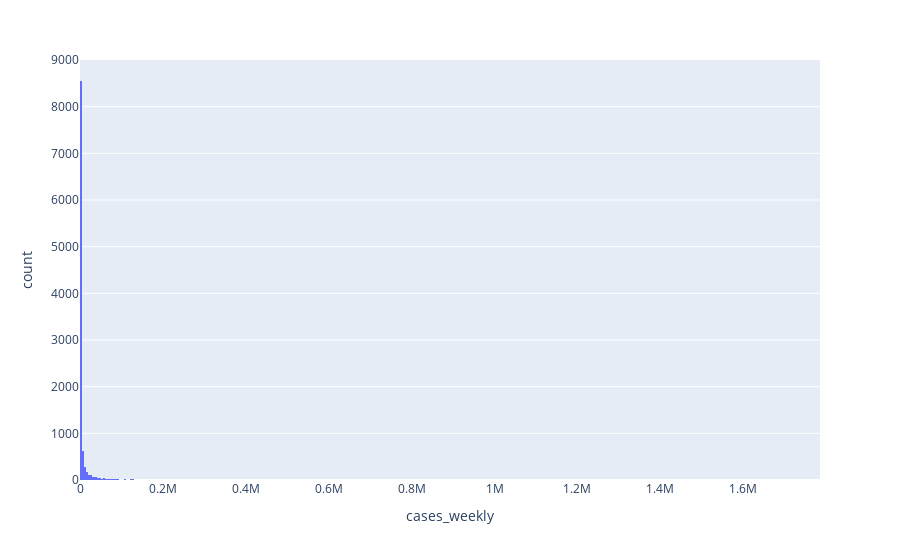
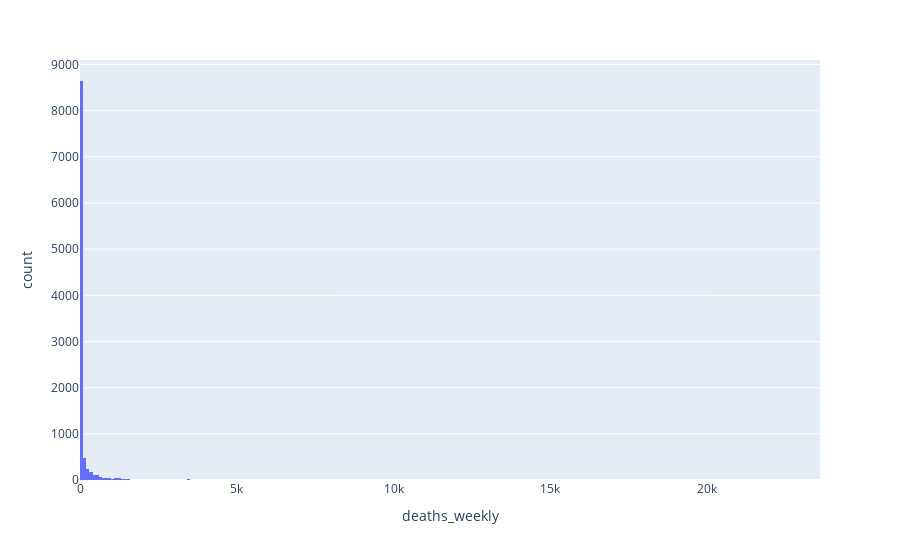
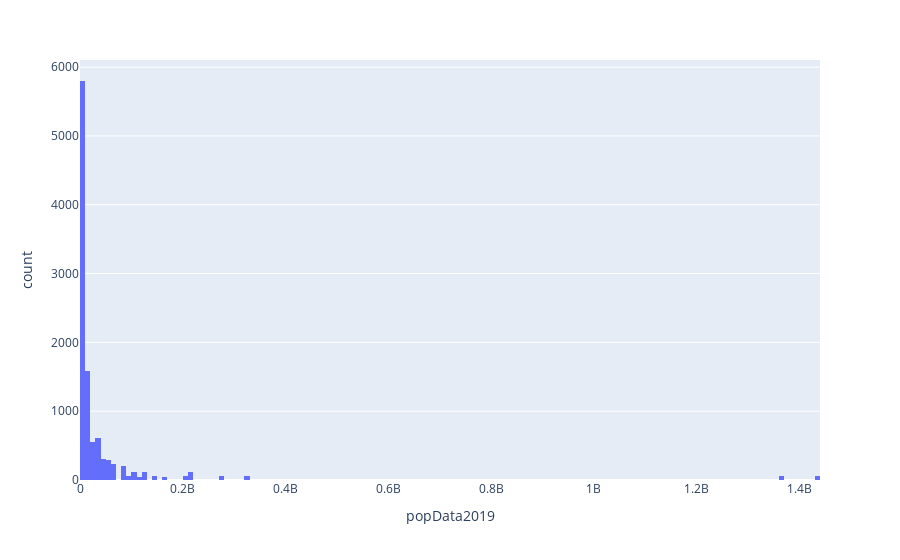

Write notebook code for charts like these, in order.
### Code cell
for variable in list(cdf.describe().columns):
    fig = px.histogram(cdf, x=variable)
    fig.show()

### Figure 1 — Plotly figure (JSON) as saved in the notebook; plotly's stock layout.template omitted (floating-point values rounded to 4 significant figures; data arrays with more than 128 entries replaced by an {"elided": "..."} marker saying what was removed)
{"data": [{"alignmentgroup": "True", "bingroup": "x", "hovertemplate": "cases_weekly=%{x}<br>count=%{y}<extra></extra>", "legendgroup": "", "marker": {"color": "#636efa"}, "name": "", "offsetgroup": "", "orientation": "v", "showlegend": false, "type": "histogram", "x": {"elided": "10423 int values"}, "xaxis": "x", "yaxis": "y"}], "layout": {"barmode": "relative", "legend": {"tracegroupgap": 0}, "margin": {"t": 60}, "xaxis": {"anchor": "y", "domain": [0, 1], "title": {"text": "cases_weekly"}}, "yaxis": {"anchor": "x", "domain": [0, 1], "title": {"text": "count"}}}}

### Figure 2 — Plotly figure (JSON) as saved in the notebook; plotly's stock layout.template omitted (floating-point values rounded to 4 significant figures; data arrays with more than 128 entries replaced by an {"elided": "..."} marker saying what was removed)
{"data": [{"alignmentgroup": "True", "bingroup": "x", "hovertemplate": "deaths_weekly=%{x}<br>count=%{y}<extra></extra>", "legendgroup": "", "marker": {"color": "#636efa"}, "name": "", "offsetgroup": "", "orientation": "v", "showlegend": false, "type": "histogram", "x": {"elided": "10423 int values"}, "xaxis": "x", "yaxis": "y"}], "layout": {"barmode": "relative", "legend": {"tracegroupgap": 0}, "margin": {"t": 60}, "xaxis": {"anchor": "y", "domain": [0, 1], "title": {"text": "deaths_weekly"}}, "yaxis": {"anchor": "x", "domain": [0, 1], "title": {"text": "count"}}}}

### Figure 3 — Plotly figure (JSON) as saved in the notebook; plotly's stock layout.template omitted (floating-point values rounded to 4 significant figures; data arrays with more than 128 entries replaced by an {"elided": "..."} marker saying what was removed)
{"data": [{"alignmentgroup": "True", "bingroup": "x", "hovertemplate": "popData2019=%{x}<br>count=%{y}<extra></extra>", "legendgroup": "", "marker": {"color": "#636efa"}, "name": "", "offsetgroup": "", "orientation": "v", "showlegend": false, "type": "histogram", "x": {"elided": "10423 int values"}, "xaxis": "x", "yaxis": "y"}], "layout": {"barmode": "relative", "legend": {"tracegroupgap": 0}, "margin": {"t": 60}, "xaxis": {"anchor": "y", "domain": [0, 1], "title": {"text": "popData2019"}}, "yaxis": {"anchor": "x", "domain": [0, 1], "title": {"text": "count"}}}}
